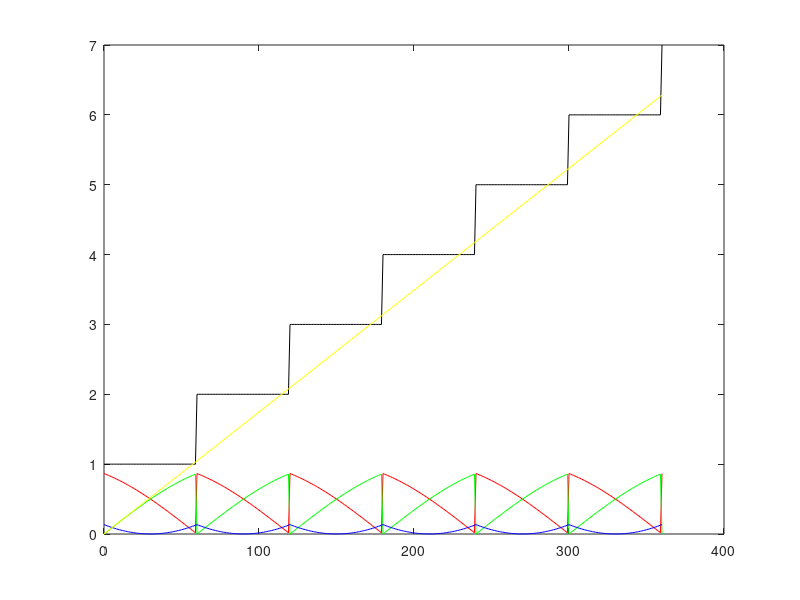
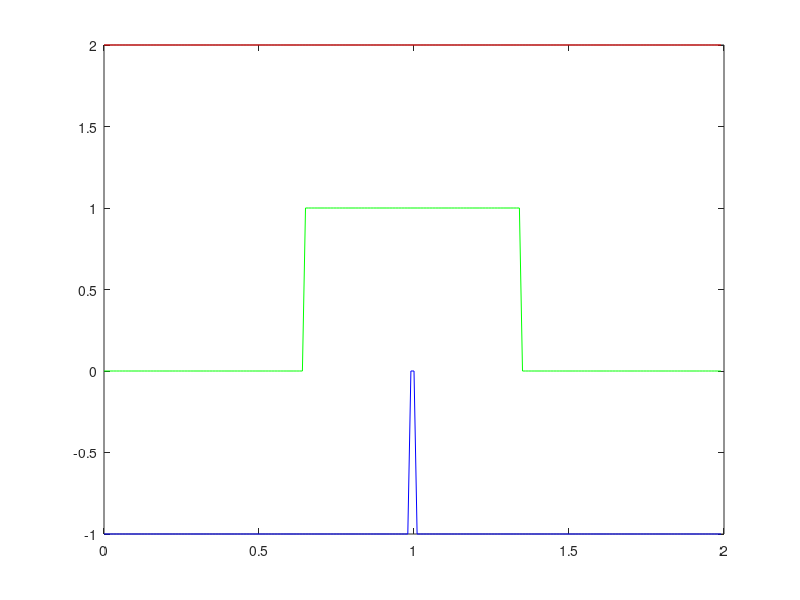
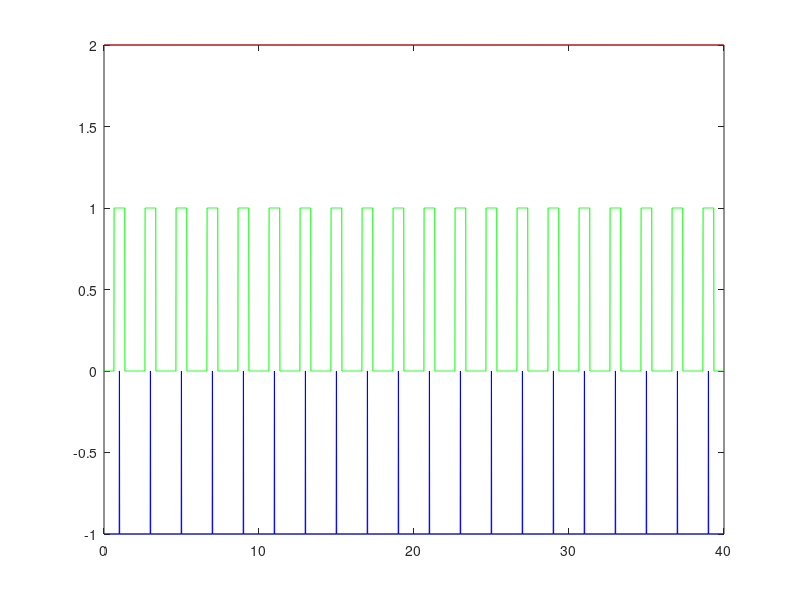

Write MATLAB code to recreate these figures, in order.
# prepar the input
Vdc = 12;  # 12V input voltage

# determine desired space vector Vref and angle a, Tz
# Vamax = 2/3 * Vdc * cos(pi/6) = 0.577 * Vdc
# Tz, the duration  of the PWM
Vref = 0.577 * Vdc; 
alpha = 0 : 360;
Tz = 1;

# determine which sector current in, the angle in current sector
angle = alpha / 360 * 2 * pi;
n = fix((angle / pi * 3)) + 1;
#a = angle - (n - 1) * pi / 3;  # angle in the current sector n < pi / 3
a = angle;

# calculate the T1, T2, T3
T1 = sqrt(3) * Tz * Vref * sin(n * pi / 3 - a) / Vdc;
T2 = sqrt(3) * Tz * Vref * sin(a - (n - 1) * pi / 3) / Vdc;
T0 = Tz - T1 - T2;

# plot the curve of alpha and T1, T2, T0
figure 1;
plot(alpha, T1, 'r');
hold on;
plot(alpha, T2, 'g');
hold on;
plot(alpha, T0, 'b');
hold on;
plot(alpha, n, 'k');
hold on
plot(alpha, a, 'y');

# generate symmetrical PWM 

alpha = 20;
# determine which sector current in, the angle in current sector
angle = alpha / 360 * 2 * pi;
n = fix((angle / pi * 3)) + 1; # get the current sector
#a = angle - (n - 1) * pi / 3;  # angle in the current sector n < pi / 3
a = angle;

# calculate the T1, T2, T3
T1 = sqrt(3) * Tz * Vref * sin(n * pi / 3 - a) / Vdc
T2 = sqrt(3) * Tz * Vref * sin(a - (n - 1) * pi / 3) / Vdc
T0 = Tz - T1 - T2

Fs = 100;

t = 0 : 1/Fs : 2 * Tz - 1/Fs;
a = zeros(1, 2 * Tz * Fs);
b = zeros(1, 2 * Tz * Fs);
c = zeros(1, 2 * Tz * Fs);


switch n
  case {1}  #sector 1
    a(1 : fix(T0 / 2 * Fs + 1)) = 0;
    b(1 : fix(T0 / 2 * Fs + 1)) = 0;
    b(1 : fix(T0 / 2 * Fs + 1)) = 0;
    a(fix((2 * Tz - T0 / 2) * Fs + 1) : fix(2 * Tz * Fs)) = 0;
    b(fix((2 * Tz - T0 / 2) * Fs + 1) : fix(2 * Tz * Fs)) = 0;
    c(fix((2 * Tz - T0 / 2) * Fs + 1) : fix(2 * Tz * Fs)) = 0;
    
    a(fix(T0 / 2 * Fs + 1) : fix((T0 / 2 + T1) * Fs + 1)) = 1;
    b(fix(T0 / 2 * Fs + 1) : fix((T0 / 2 + T1) * Fs + 1)) = 0;
    c(fix(T0 / 2 * Fs + 1) : fix((T0 / 2 + T1) * Fs + 1)) = 0;
    a(fix((2 * Tz - T0 / 2 - T1) * Fs + 1) : fix((2 * Tz - T0 / 2) * Fs + 1)) = 1;
    b(fix((2 * Tz - T0 / 2 - T1) * Fs + 1) : fix((2 * Tz - T0 / 2) * Fs + 1)) = 0;
    c(fix((2 * Tz - T0 / 2 - T1) * Fs + 1) : fix((2 * Tz - T0 / 2) * Fs + 1)) = 0;
    
    a(fix((T0 / 2 + T1) * Fs + 1) : fix((T0 / 2 + T1 + T2) * Fs + 1)) = 1;
    b(fix((T0 / 2 + T1) * Fs + 1) : fix((T0 / 2 + T1 + T2) * Fs + 1)) = 1;
    c(fix((T0 / 2 + T1) * Fs + 1) : fix((T0 / 2 + T1 + T2) * Fs + 1)) = 0;
    a(fix((2 * Tz - T0 / 2 - T1 - T2) * Fs + 1) : fix((2 * Tz - T0 / 2 - T1) * Fs + 1)) = 1;
    b(fix((2 * Tz - T0 / 2 - T1 - T2) * Fs + 1) : fix((2 * Tz - T0 / 2 - T1) * Fs + 1)) = 1;
    c(fix((2 * Tz - T0 / 2 - T1 - T2) * Fs + 1) : fix((2 * Tz - T0 / 2 - T1) * Fs + 1)) = 0;
    
    a(fix((T0 / 2 + T1 + T2) * Fs + 1) : fix((T0 / 2 + T1 + T2 + T0 / 2) * Fs + 1)) = 1;
    b(fix((T0 / 2 + T1 + T2) * Fs + 1) : fix((T0 / 2 + T1 + T2 + T0 / 2) * Fs + 1)) = 1;
    c(fix((T0 / 2 + T1 + T2) * Fs + 1) : fix((T0 / 2 + T1 + T2 + T0 / 2) * Fs + 1)) = 1;
    a(fix((2 * Tz - T0 / 2 - T1 - T2 - T0 / 2) * Fs + 1) : fix((2 * Tz - T0 / 2 - T1 - T2) * Fs + 1)) = 1;
    b(fix((2 * Tz - T0 / 2 - T1 - T2 - T0 / 2) * Fs + 1) : fix((2 * Tz - T0 / 2 - T1 - T2) * Fs + 1)) = 1;
    c(fix((2 * Tz - T0 / 2 - T1 - T2 - T0 / 2) * Fs + 1) : fix((2 * Tz - T0 / 2 - T1 - T2) * Fs + 1)) = 1;
  case {2}  # sector 2
    a(1 : fix(T0 / 2 * Fs + 1)) = 0;
    b(1 : fix(T0 / 2 * Fs + 1)) = 0;
    b(1 : fix(T0 / 2 * Fs + 1)) = 0;
    a(fix((2 * Tz - T0 / 2) * Fs + 1) : fix(2 * Tz * Fs)) = 0;
    b(fix((2 * Tz - T0 / 2) * Fs + 1) : fix(2 * Tz * Fs)) = 0;
    c(fix((2 * Tz - T0 / 2) * Fs + 1) : fix(2 * Tz * Fs)) = 0;
    
    a(fix(T0 / 2 * Fs + 1) : fix((T0 / 2 + T2) * Fs + 1)) = 0;
    b(fix(T0 / 2 * Fs + 1) : fix((T0 / 2 + T2) * Fs + 1)) = 1;
    c(fix(T0 / 2 * Fs + 1) : fix((T0 / 2 + T2) * Fs + 1)) = 0;
    a(fix((2 * Tz - T0 / 2 - T2) * Fs + 1) : fix((2 * Tz - T0 / 2) * Fs + 1)) = 0;
    b(fix((2 * Tz - T0 / 2 - T2) * Fs + 1) : fix((2 * Tz - T0 / 2) * Fs + 1)) = 1;
    c(fix((2 * Tz - T0 / 2 - T2) * Fs + 1) : fix((2 * Tz - T0 / 2) * Fs + 1)) = 0;
    
    a(fix((T0 / 2 + T2) * Fs + 1) : fix((T0 / 2 + T1 + T2) * Fs + 1)) = 1;
    b(fix((T0 / 2 + T2) * Fs + 1) : fix((T0 / 2 + T1 + T2) * Fs + 1)) = 1;
    c(fix((T0 / 2 + T2) * Fs + 1) : fix((T0 / 2 + T1 + T2) * Fs + 1)) = 0;
    a(fix((2 * Tz - T0 / 2 - T1 - T2) * Fs + 1) : fix((2 * Tz - T0 / 2 - T2) * Fs + 1)) = 1;
    b(fix((2 * Tz - T0 / 2 - T1 - T2) * Fs + 1) : fix((2 * Tz - T0 / 2 - T2) * Fs + 1)) = 1;
    c(fix((2 * Tz - T0 / 2 - T1 - T2) * Fs + 1) : fix((2 * Tz - T0 / 2 - T2) * Fs + 1)) = 0;
    
    a(fix((T0 / 2 + T1 + T2) * Fs + 1) : fix((T0 / 2 + T1 + T2 + T0 / 2) * Fs + 1)) = 1;
    b(fix((T0 / 2 + T1 + T2) * Fs + 1) : fix((T0 / 2 + T1 + T2 + T0 / 2) * Fs + 1)) = 1;
    c(fix((T0 / 2 + T1 + T2) * Fs + 1) : fix((T0 / 2 + T1 + T2 + T0 / 2) * Fs + 1)) = 1;
    a(fix((2 * Tz - T0 / 2 - T1 - T2 - T0 / 2) * Fs + 1) : fix((2 * Tz - T0 / 2 - T1 - T2) * Fs + 1)) = 1;
    b(fix((2 * Tz - T0 / 2 - T1 - T2 - T0 / 2) * Fs + 1) : fix((2 * Tz - T0 / 2 - T1 - T2) * Fs + 1)) = 1;
    c(fix((2 * Tz - T0 / 2 - T1 - T2 - T0 / 2) * Fs + 1) : fix((2 * Tz - T0 / 2 - T1 - T2) * Fs + 1)) = 1;
  case {3}  # sector 3
    a(1 : fix(T0 / 2 * Fs + 1)) = 0;
    b(1 : fix(T0 / 2 * Fs + 1)) = 0;
    b(1 : fix(T0 / 2 * Fs + 1)) = 0;
    a(fix((2 * Tz - T0 / 2) * Fs + 1) : fix(2 * Tz * Fs)) = 0;
    b(fix((2 * Tz - T0 / 2) * Fs + 1) : fix(2 * Tz * Fs)) = 0;
    c(fix((2 * Tz - T0 / 2) * Fs + 1) : fix(2 * Tz * Fs)) = 0;
    
    a(fix(T0 / 2 * Fs + 1) : fix((T0 / 2 + T1) * Fs + 1)) = 0;
    b(fix(T0 / 2 * Fs + 1) : fix((T0 / 2 + T1) * Fs + 1)) = 1;
    c(fix(T0 / 2 * Fs + 1) : fix((T0 / 2 + T1) * Fs + 1)) = 0;
    a(fix((2 * Tz - T0 / 2 - T1) * Fs + 1) : fix((2 * Tz - T0 / 2) * Fs + 1)) = 0;
    b(fix((2 * Tz - T0 / 2 - T1) * Fs + 1) : fix((2 * Tz - T0 / 2) * Fs + 1)) = 1;
    c(fix((2 * Tz - T0 / 2 - T1) * Fs + 1) : fix((2 * Tz - T0 / 2) * Fs + 1)) = 0;
    
    a(fix((T0 / 2 + T1) * Fs + 1) : fix((T0 / 2 + T1 + T2) * Fs + 1)) = 0;
    b(fix((T0 / 2 + T1) * Fs + 1) : fix((T0 / 2 + T1 + T2) * Fs + 1)) = 1;
    c(fix((T0 / 2 + T1) * Fs + 1) : fix((T0 / 2 + T1 + T2) * Fs + 1)) = 1;
    a(fix((2 * Tz - T0 / 2 - T1 - T2) * Fs + 1) : fix((2 * Tz - T0 / 2 - T1) * Fs + 1)) = 0;
    b(fix((2 * Tz - T0 / 2 - T1 - T2) * Fs + 1) : fix((2 * Tz - T0 / 2 - T1) * Fs + 1)) = 1;
    c(fix((2 * Tz - T0 / 2 - T1 - T2) * Fs + 1) : fix((2 * Tz - T0 / 2 - T1) * Fs + 1)) = 1;
    
    a(fix((T0 / 2 + T1 + T2) * Fs + 1) : fix((T0 / 2 + T1 + T2 + T0 / 2) * Fs + 1)) = 1;
    b(fix((T0 / 2 + T1 + T2) * Fs + 1) : fix((T0 / 2 + T1 + T2 + T0 / 2) * Fs + 1)) = 1;
    c(fix((T0 / 2 + T1 + T2) * Fs + 1) : fix((T0 / 2 + T1 + T2 + T0 / 2) * Fs + 1)) = 1;
    a(fix((2 * Tz - T0 / 2 - T1 - T2 - T0 / 2) * Fs + 1) : fix((2 * Tz - T0 / 2 - T1 - T2) * Fs + 1)) = 1;
    b(fix((2 * Tz - T0 / 2 - T1 - T2 - T0 / 2) * Fs + 1) : fix((2 * Tz - T0 / 2 - T1 - T2) * Fs + 1)) = 1;
    c(fix((2 * Tz - T0 / 2 - T1 - T2 - T0 / 2) * Fs + 1) : fix((2 * Tz - T0 / 2 - T1 - T2) * Fs + 1)) = 1;
  case {4}  #sector 4
    a(1 : fix(T0 / 2 * Fs + 1)) = 0;
    b(1 : fix(T0 / 2 * Fs + 1)) = 0;
    b(1 : fix(T0 / 2 * Fs + 1)) = 0;
    a(fix((2 * Tz - T0 / 2) * Fs + 1) : fix(2 * Tz * Fs)) = 0;
    b(fix((2 * Tz - T0 / 2) * Fs + 1) : fix(2 * Tz * Fs)) = 0;
    c(fix((2 * Tz - T0 / 2) * Fs + 1) : fix(2 * Tz * Fs)) = 0;
    
    a(fix(T0 / 2 * Fs + 1) : fix((T0 / 2 + T2) * Fs + 1)) = 0;
    b(fix(T0 / 2 * Fs + 1) : fix((T0 / 2 + T2) * Fs + 1)) = 0;
    c(fix(T0 / 2 * Fs + 1) : fix((T0 / 2 + T2) * Fs + 1)) = 1;
    a(fix((2 * Tz - T0 / 2 - T2) * Fs + 1) : fix((2 * Tz - T0 / 2) * Fs + 1)) = 0;
    b(fix((2 * Tz - T0 / 2 - T2) * Fs + 1) : fix((2 * Tz - T0 / 2) * Fs + 1)) = 0;
    c(fix((2 * Tz - T0 / 2 - T2) * Fs + 1) : fix((2 * Tz - T0 / 2) * Fs + 1)) = 1;
    
    a(fix((T0 / 2 + T2) * Fs + 1) : fix((T0 / 2 + T1 + T2) * Fs + 1)) = 0;
    b(fix((T0 / 2 + T2) * Fs + 1) : fix((T0 / 2 + T1 + T2) * Fs + 1)) = 1;
    c(fix((T0 / 2 + T2) * Fs + 1) : fix((T0 / 2 + T1 + T2) * Fs + 1)) = 1;
    a(fix((2 * Tz - T0 / 2 - T1 - T2) * Fs + 1) : fix((2 * Tz - T0 / 2 - T2) * Fs + 1)) = 0;
    b(fix((2 * Tz - T0 / 2 - T1 - T2) * Fs + 1) : fix((2 * Tz - T0 / 2 - T2) * Fs + 1)) = 1;
    c(fix((2 * Tz - T0 / 2 - T1 - T2) * Fs + 1) : fix((2 * Tz - T0 / 2 - T2) * Fs + 1)) = 1;
    
    a(fix((T0 / 2 + T1 + T2) * Fs + 1) : fix((T0 / 2 + T1 + T2 + T0 / 2) * Fs + 1)) = 1;
    b(fix((T0 / 2 + T1 + T2) * Fs + 1) : fix((T0 / 2 + T1 + T2 + T0 / 2) * Fs + 1)) = 1;
    c(fix((T0 / 2 + T1 + T2) * Fs + 1) : fix((T0 / 2 + T1 + T2 + T0 / 2) * Fs + 1)) = 1;
    a(fix((2 * Tz - T0 / 2 - T1 - T2 - T0 / 2) * Fs + 1) : fix((2 * Tz - T0 / 2 - T1 - T2) * Fs + 1)) = 1;
    b(fix((2 * Tz - T0 / 2 - T1 - T2 - T0 / 2) * Fs + 1) : fix((2 * Tz - T0 / 2 - T1 - T2) * Fs + 1)) = 1;
    c(fix((2 * Tz - T0 / 2 - T1 - T2 - T0 / 2) * Fs + 1) : fix((2 * Tz - T0 / 2 - T1 - T2) * Fs + 1)) = 1;
  case {5}  #sector 5
    a(1 : fix(T0 / 2 * Fs + 1)) = 0;
    b(1 : fix(T0 / 2 * Fs + 1)) = 0;
    b(1 : fix(T0 / 2 * Fs + 1)) = 0;
    a(fix((2 * Tz - T0 / 2) * Fs + 1) : fix(2 * Tz * Fs)) = 0;
    b(fix((2 * Tz - T0 / 2) * Fs + 1) : fix(2 * Tz * Fs)) = 0;
    c(fix((2 * Tz - T0 / 2) * Fs + 1) : fix(2 * Tz * Fs)) = 0;
    
    a(fix(T0 / 2 * Fs + 1) : fix((T0 / 2 + T1) * Fs + 1)) = 0;
    b(fix(T0 / 2 * Fs + 1) : fix((T0 / 2 + T1) * Fs + 1)) = 0;
    c(fix(T0 / 2 * Fs + 1) : fix((T0 / 2 + T1) * Fs + 1)) = 1;
    a(fix((2 * Tz - T0 / 2 - T1) * Fs + 1) : fix((2 * Tz - T0 / 2) * Fs + 1)) = 0;
    b(fix((2 * Tz - T0 / 2 - T1) * Fs + 1) : fix((2 * Tz - T0 / 2) * Fs + 1)) = 0;
    c(fix((2 * Tz - T0 / 2 - T1) * Fs + 1) : fix((2 * Tz - T0 / 2) * Fs + 1)) = 1;
    
    a(fix((T0 / 2 + T1) * Fs + 1) : fix((T0 / 2 + T1 + T2) * Fs + 1)) = 1;
    b(fix((T0 / 2 + T1) * Fs + 1) : fix((T0 / 2 + T1 + T2) * Fs + 1)) = 0;
    c(fix((T0 / 2 + T1) * Fs + 1) : fix((T0 / 2 + T1 + T2) * Fs + 1)) = 1;
    a(fix((2 * Tz - T0 / 2 - T1 - T2) * Fs + 1) : fix((2 * Tz - T0 / 2 - T1) * Fs + 1)) = 1;
    b(fix((2 * Tz - T0 / 2 - T1 - T2) * Fs + 1) : fix((2 * Tz - T0 / 2 - T1) * Fs + 1)) = 0;
    c(fix((2 * Tz - T0 / 2 - T1 - T2) * Fs + 1) : fix((2 * Tz - T0 / 2 - T1) * Fs + 1)) = 1;
    
    a(fix((T0 / 2 + T1 + T2) * Fs + 1) : fix((T0 / 2 + T1 + T2 + T0 / 2) * Fs + 1)) = 1;
    b(fix((T0 / 2 + T1 + T2) * Fs + 1) : fix((T0 / 2 + T1 + T2 + T0 / 2) * Fs + 1)) = 1;
    c(fix((T0 / 2 + T1 + T2) * Fs + 1) : fix((T0 / 2 + T1 + T2 + T0 / 2) * Fs + 1)) = 1;
    a(fix((2 * Tz - T0 / 2 - T1 - T2 - T0 / 2) * Fs + 1) : fix((2 * Tz - T0 / 2 - T1 - T2) * Fs + 1)) = 1;
    b(fix((2 * Tz - T0 / 2 - T1 - T2 - T0 / 2) * Fs + 1) : fix((2 * Tz - T0 / 2 - T1 - T2) * Fs + 1)) = 1;
    c(fix((2 * Tz - T0 / 2 - T1 - T2 - T0 / 2) * Fs + 1) : fix((2 * Tz - T0 / 2 - T1 - T2) * Fs + 1)) = 1;
  case {6}  #sector 6
    a(1 : fix(T0 / 2 * Fs + 1)) = 0;
    b(1 : fix(T0 / 2 * Fs + 1)) = 0;
    b(1 : fix(T0 / 2 * Fs + 1)) = 0;
    a(fix((2 * Tz - T0 / 2) * Fs + 1) : fix(2 * Tz * Fs)) = 0;
    b(fix((2 * Tz - T0 / 2) * Fs + 1) : fix(2 * Tz * Fs)) = 0;
    c(fix((2 * Tz - T0 / 2) * Fs + 1) : fix(2 * Tz * Fs)) = 0;
    
    a(fix(T0 / 2 * Fs + 1) : fix((T0 / 2 + T2) * Fs + 1)) = 1;
    b(fix(T0 / 2 * Fs + 1) : fix((T0 / 2 + T2) * Fs + 1)) = 0;
    c(fix(T0 / 2 * Fs + 1) : fix((T0 / 2 + T2) * Fs + 1)) = 0;
    a(fix((2 * Tz - T0 / 2 - T2) * Fs + 1) : fix((2 * Tz - T0 / 2) * Fs + 1)) = 1;
    b(fix((2 * Tz - T0 / 2 - T2) * Fs + 1) : fix((2 * Tz - T0 / 2) * Fs + 1)) = 0;
    c(fix((2 * Tz - T0 / 2 - T2) * Fs + 1) : fix((2 * Tz - T0 / 2) * Fs + 1)) = 0;
    
    a(fix((T0 / 2 + T2) * Fs + 1) : fix((T0 / 2 + T1 + T2) * Fs + 1)) = 1;
    b(fix((T0 / 2 + T2) * Fs + 1) : fix((T0 / 2 + T1 + T2) * Fs + 1)) = 0;
    c(fix((T0 / 2 + T2) * Fs + 1) : fix((T0 / 2 + T1 + T2) * Fs + 1)) = 1;
    a(fix((2 * Tz - T0 / 2 - T1 - T2) * Fs + 1) : fix((2 * Tz - T0 / 2 - T2) * Fs + 1)) = 1;
    b(fix((2 * Tz - T0 / 2 - T1 - T2) * Fs + 1) : fix((2 * Tz - T0 / 2 - T2) * Fs + 1)) = 0;
    c(fix((2 * Tz - T0 / 2 - T1 - T2) * Fs + 1) : fix((2 * Tz - T0 / 2 - T2) * Fs + 1)) = 1;
    
    a(fix((T0 / 2 + T1 + T2) * Fs + 1) : fix((T0 / 2 + T1 + T2 + T0 / 2) * Fs + 1)) = 1;
    b(fix((T0 / 2 + T1 + T2) * Fs + 1) : fix((T0 / 2 + T1 + T2 + T0 / 2) * Fs + 1)) = 1;
    c(fix((T0 / 2 + T1 + T2) * Fs + 1) : fix((T0 / 2 + T1 + T2 + T0 / 2) * Fs + 1)) = 1;
    a(fix((2 * Tz - T0 / 2 - T1 - T2 - T0 / 2) * Fs + 1) : fix((2 * Tz - T0 / 2 - T1 - T2) * Fs + 1)) = 1;
    b(fix((2 * Tz - T0 / 2 - T1 - T2 - T0 / 2) * Fs + 1) : fix((2 * Tz - T0 / 2 - T1 - T2) * Fs + 1)) = 1;
    c(fix((2 * Tz - T0 / 2 - T1 - T2 - T0 / 2) * Fs + 1) : fix((2 * Tz - T0 / 2 - T1 - T2) * Fs + 1)) = 1;
end

# plot the curve in a period
figure 2;
plot(t, a + 1, 'r');
hold on;
plot(t, b, 'g');
hold on;
plot(t, c - 1, 'b');

# plot a periodic PWM curve
N = 20;
T = 0 : 1/Fs :  2 * N * Tz - 1/Fs;
for n = 0 : N - 1
  A(n * 2 * Tz * Fs + 1  : (n + 1) * 2 * Tz * Fs) = a;
  B(n * 2 * Tz * Fs + 1  : (n + 1) * 2 * Tz * Fs) = b;
  C(n * 2 * Tz * Fs + 1  : (n + 1) * 2 * Tz * Fs) = c;
end

figure 3;
plot(T, A + 1, 'r');
hold on;
plot(T, B, 'g');
hold on;
plot(T, C - 1, 'b');
